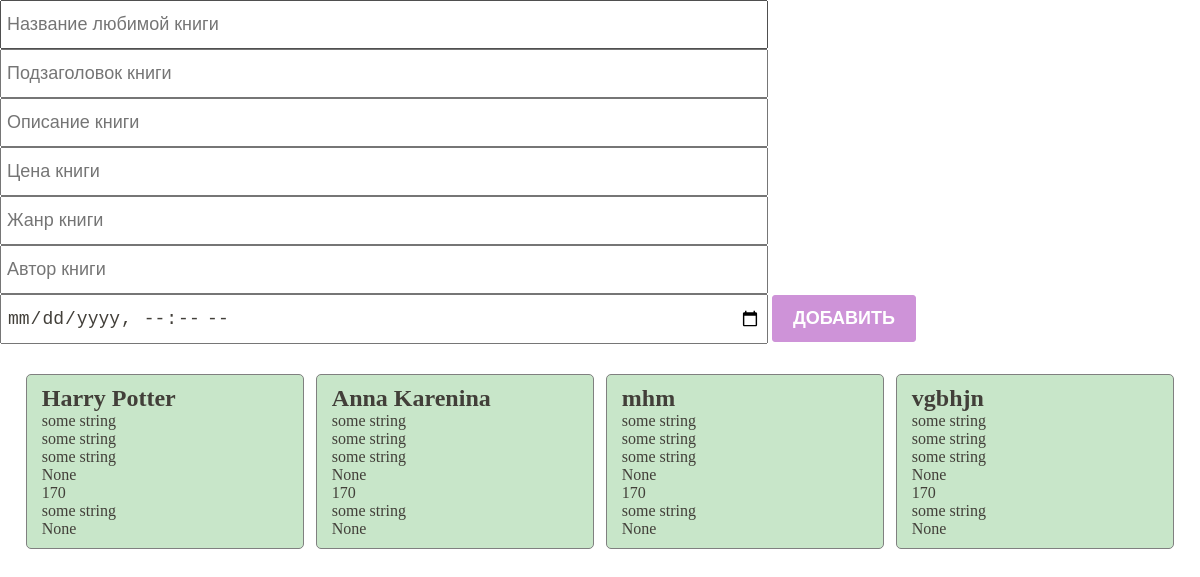
The page /books/ on the database its author committed.
### main/models.py (models this page shows)
class Book(models.Model):
  title = models.CharField(max_length=100, default= "some string")
  subtitle = models.CharField(max_length=100,  default= "some string")
  description = models.TextField(default= "some string")
  price = models.IntegerField(default=170)
  genre = models.CharField(max_length=100,  default= "some string")
  author = models.CharField(max_length=150,  default= "some string")
  year = models.DateField()
  published_at = models.DateField(auto_now_add=True, default= 170)

### main/views.py (the view)
# urls.py: path('books/', books, name="books"),
def books(request):
    books = Book.objects.all()
    return render(request, "books.html", {"books": books})

### main/templates/books.html (shortened to what this page needs)
{%load static%}
<!DOCTYPE html>
<html lang="en">
<head>
  <link rel="stylesheet" href="{% static 'styles.css'%}">
</head>
<body>
   <div class="createContainer">
     <form action="{% url 'add-book'%}" method="POST">
        <input class="creatInput" type="text" placeholder="Название любимой книги" name="title">
        <input class="creatInput" type="text" placeholder="Подзаголовок книги" name="subtitle">
        <input class="creatInput" type="text" placeholder="Описание книги" name="description">
        <input class="creatInput" type="number" placeholder="Цена книги" name="price">
        <input class="creatInput" type="text" placeholder="Жанр книги" name="genre">
        <input class="creatInput" type="text" placeholder="Автор книги" name="author">
        <input class="creatInput" type="datetime-local" placeholder="Год выпуска книги" name="year">
        <button class="creatBtn">Добавить</button>
     </form>
   </div>
   <div class="toDoContainer">
     {% for book in books %}
       <div class="toDoItem">
          <h2>{{ book.title }}</h2>
          <p>{{ book.subtitle }}</p>
          <p>{{ book.genre }}</p>
          <p>{{ book.author }}</p>
          <p>{{ book.year }}</p>
          <p>{{ book.price }}</p>
          <p>{{ book.description }}</p>
          <p>{{ book.published_at }}</p>
       </div>
     {% endfor %}
   </div>
</body>
</html>

### main/static/styles.css (style rules this page uses)
* { box-sizing: border-box; margin: 0; padding: 0; color: rgb(66, 63, 57); }
.createContainer { width: 80%; }
.creatInput { padding: 12px 5px; font-size: 18px; width: 80%; }
.creatBtn { padding: 12px 20px; background-color: #ce93d8; border: 1px solid #ce93d8; color: white; font-size: 18px; text-transform: uppercase; font-weight:bold; border-radius: 3px; cursor: pointer; }
.toDoContainer { padding: 30px 20px; display: flex; justify-content: space-around; flex-wrap: wrap; width: 100%; }
.toDoItem { border: 1px solid gray; border-radius: 5px; width: 24%; padding: 10px 15px; background-color: #c8e6c9; margin-bottom: 20px; }

### rows shown on the page
Book: title "Harry Potter", subtitle "some string", genre "some string", author "some string", year "None", price "170", description "some string", published_at "None"
Book: title "Anna Karenina", subtitle "some string", genre "some string", author "some string", year "None", price "170", description "some string", published_at "None"
Book: title "mhm", subtitle "some string", genre "some string", author "some string", year "None", price "170", description "some string", published_at "None"
Book: title "vgbhjn", subtitle "some string", genre "some string", author "some string", year "None", price "170", description "some string", published_at "None"
